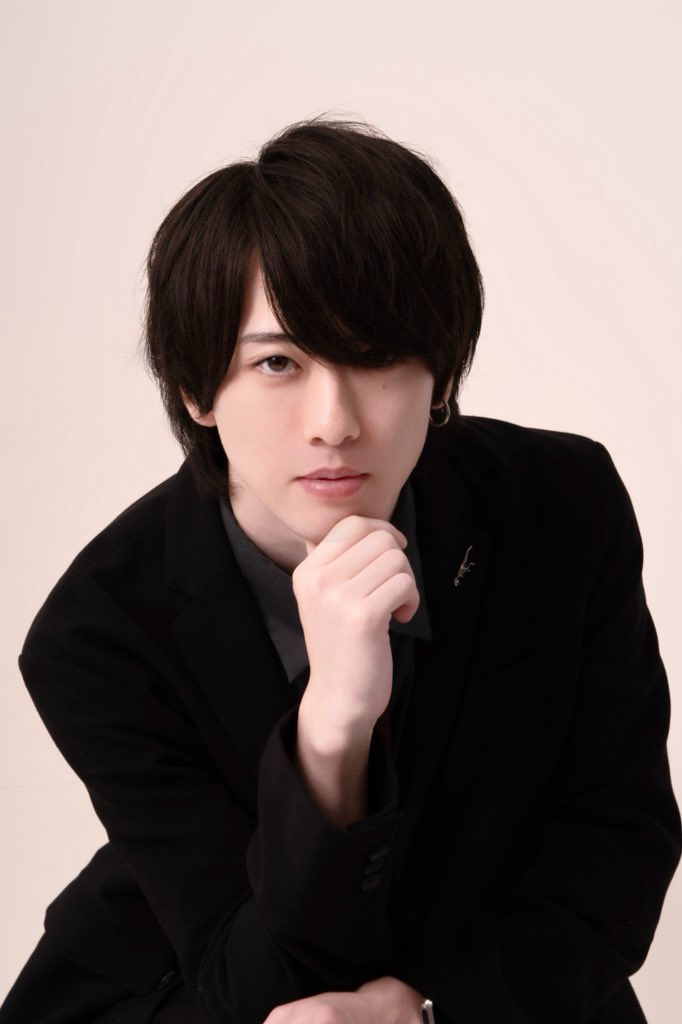
#> input picture images/profile-daiki.jpg, 682 x 1024 px
$ python build_images.py
#> lines starting #> are read from the running program, lines starting #| are printed output that depends on the picture
# -*- coding: utf-8 -*-
"""Heroポートレートの書き出し（WebP + JPEGフォールバック）

使い方:
    python3 tools/build_images.py [元画像パス]

元画像は「峠大輝本人の実写」を指定すること（AI生成画像は使用しない）。
差し替える場合は同じコマンドを再実行するだけでOK。
"""
import sys
from pathlib import Path
from PIL import Image, ImageOps

ROOT = Path(__file__).resolve().parent.parent
SRC = Path(sys.argv[1]) if len(sys.argv) > 1 else ROOT.parent / "images" / "profile-daiki.jpg"
OUT_W, OUT_H = 1200, 1600          # 3:4
JPG_W, JPG_H = 900, 1200

def main():
    im = Image.open(SRC).convert("RGB")
#> im is the input picture: PIL image 682x1024 RGB; mean R, G, B 117.2, 104.4, 101.1
    im = ImageOps.exif_transpose(im)
    # 3:4 にトリミング（上寄せ：顔が切れないように）
    target_ratio = OUT_W / OUT_H
    w, h = im.size
#> w = 682; h = 1024
    if w / h > target_ratio:
        new_w = int(h * target_ratio)
        left = (w - new_w) // 2
        im = im.crop((left, 0, left + new_w, h))
    else:
        new_h = int(w / target_ratio)
#> new_h = 909
        top = min(int(h * 0.02), max(h - new_h, 0))
#> top = 20
        im = im.crop((0, top, w, top + new_h))
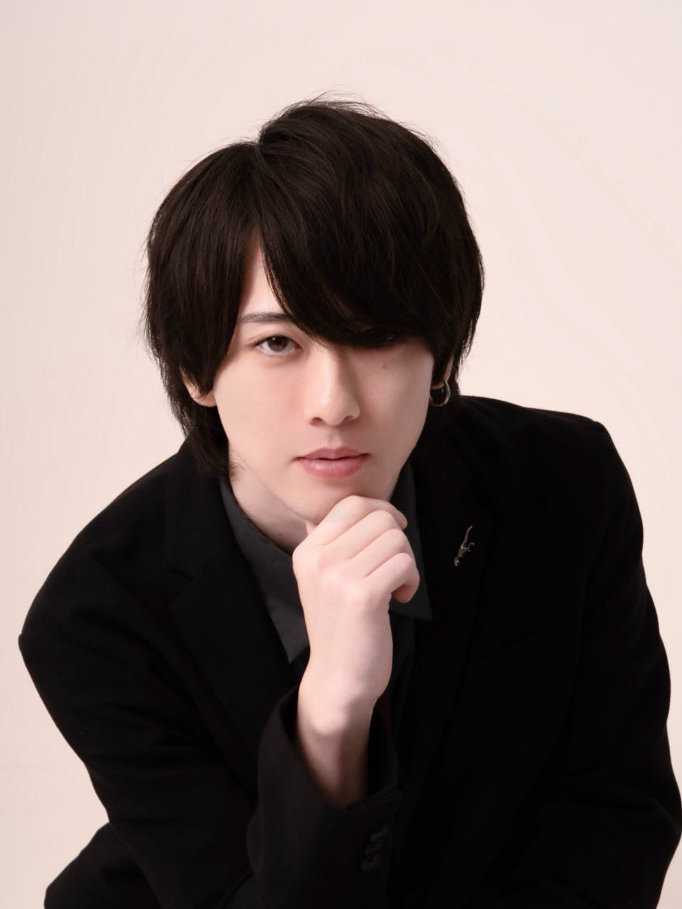
#> im: PIL image 682x909 RGB; mean R, G, B 122.5, 109.1, 105.5

    webp = im.resize((OUT_W, OUT_H), Image.LANCZOS)
    webp.save(ROOT / "images" / "daiki-hero.webp", "WEBP", quality=80, method=6)

    jpg = im.resize((JPG_W, JPG_H), Image.LANCZOS)
    jpg.save(ROOT / "images" / "daiki-hero.jpg", "JPEG", quality=80, optimize=True, progressive=True)

    for f in ("daiki-hero.webp", "daiki-hero.jpg"):
        p = ROOT / "images" / f
        print(f"✓ {f}  {p.stat().st_size/1024:.0f} KB")

if __name__ == "__main__":
#> (the run stopped early here; a loop or call above may not have finished)
